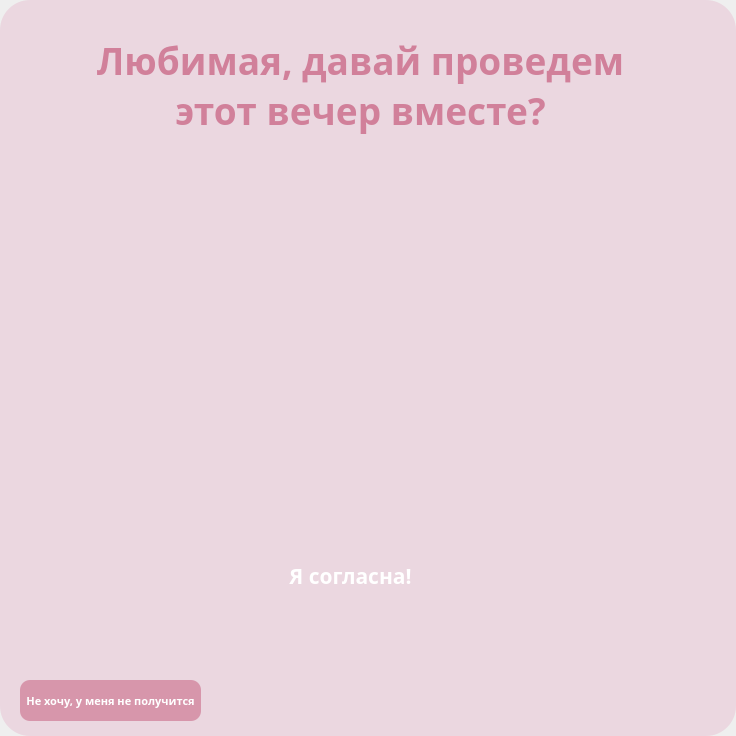
<?xml version="1.0" encoding="UTF-8"?>
<ui version="4.0">
 <class>MainWindow</class>
 <widget class="QMainWindow" name="MainWindow">
  <property name="geometry">
   <rect>
    <x>0</x>
    <y>0</y>
    <width>736</width>
    <height>736</height>
   </rect>
  </property>
  <property name="minimumSize">
   <size>
    <width>736</width>
    <height>736</height>
   </size>
  </property>
  <property name="maximumSize">
   <size>
    <width>736</width>
    <height>736</height>
   </size>
  </property>
  <property name="windowTitle">
   <string>MainWindow</string>
  </property>
  <property name="styleSheet">
   <string notr="true">border-radius: 30px;
background-image: url(:/bg/assets/main.png);</string>
  </property>
  <widget class="QWidget" name="centralwidget">
   <property name="autoFillBackground">
    <bool>false</bool>
   </property>
   <property name="styleSheet">
    <string notr="true">
background-color: rgb(235, 215, 224);</string>
   </property>
   <widget class="QPushButton" name="accept_btn">
    <property name="geometry">
     <rect>
      <x>240</x>
      <y>480</y>
      <width>221</width>
      <height>191</height>
     </rect>
    </property>
    <property name="font">
     <font>
      <family>Bahnschrift</family>
      <pointsize>16</pointsize>
      <weight>75</weight>
      <italic>false</italic>
      <bold>true</bold>
     </font>
    </property>
    <property name="styleSheet">
     <string notr="true">background: transparent;
border-radius: 20px;
color: #FFFFFF;</string>
    </property>
    <property name="text">
     <string>Я согласна!</string>
    </property>
   </widget>
   <widget class="QPushButton" name="refuse_btn">
    <property name="geometry">
     <rect>
      <x>20</x>
      <y>680</y>
      <width>181</width>
      <height>41</height>
     </rect>
    </property>
    <property name="font">
     <font>
      <family>Bahnschrift</family>
      <pointsize>8</pointsize>
      <weight>75</weight>
      <italic>false</italic>
      <bold>true</bold>
     </font>
    </property>
    <property name="styleSheet">
     <string notr="true">border-radius: 10px;
color: #FFFFFF;
background:  rgb(201, 104, 135, 150);</string>
    </property>
    <property name="text">
     <string>Не хочу, у меня не получится</string>
    </property>
   </widget>
   <widget class="QLabel" name="title">
    <property name="geometry">
     <rect>
      <x>0</x>
      <y>0</y>
      <width>721</width>
      <height>171</height>
     </rect>
    </property>
    <property name="font">
     <font>
      <family>Bahnschrift SemiBold</family>
      <pointsize>28</pointsize>
      <weight>75</weight>
      <bold>true</bold>
     </font>
    </property>
    <property name="styleSheet">
     <string notr="true">background: transparent;
color: rgb(201, 104, 135, 200);</string>
    </property>
    <property name="text">
     <string>&lt;html&gt;&lt;head/&gt;&lt;body&gt;&lt;p&gt;Любимая, давай проведем&lt;br&gt;этот вечер вместе?&lt;/p&gt;&lt;/body&gt;&lt;/html&gt;</string>
    </property>
    <property name="scaledContents">
     <bool>true</bool>
    </property>
    <property name="alignment">
     <set>Qt::AlignCenter</set>
    </property>
    <property name="wordWrap">
     <bool>true</bool>
    </property>
   </widget>
  </widget>
 </widget>
 <resources>
  <include location="resources.qrc"/>
 </resources>
 <connections/>
</ui>
